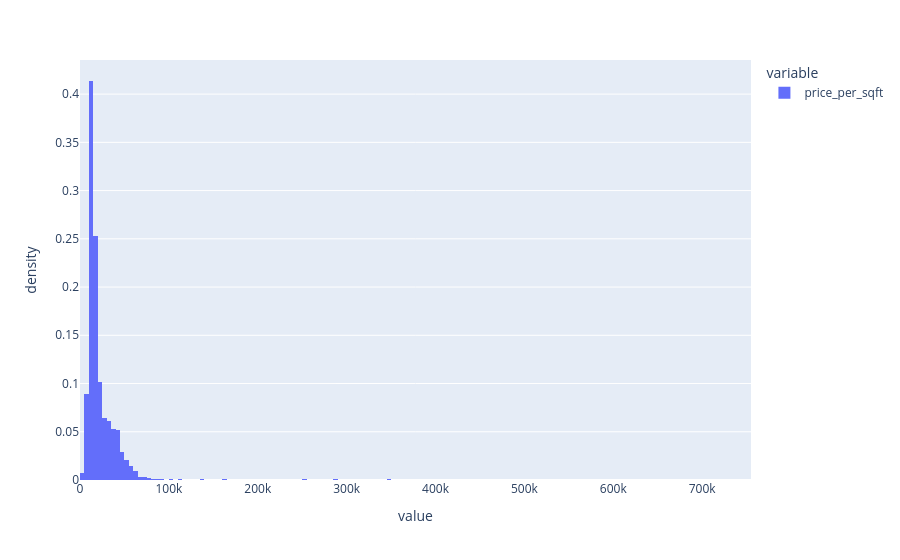

The code cell stored with this chart in its notebook:
### Code cell
fig = px.histogram(
    pre_process_df['price_per_sqft'],
    histnorm="density"  
)
fig.show()

### Figure 1 — Plotly figure (JSON) as saved in the notebook; plotly's stock layout.template omitted (floating-point values rounded to 4 significant figures; data arrays with more than 128 entries replaced by an {"elided": "..."} marker saying what was removed)
{"data": [{"alignmentgroup": "True", "bingroup": "x", "histnorm": "density", "hovertemplate": "variable=price_per_sqft<br>value=%{x}<br>density=%{y}<extra></extra>", "legendgroup": "price_per_sqft", "marker": {"color": "#636efa", "pattern": {"shape": ""}}, "name": "price_per_sqft", "offsetgroup": "price_per_sqft", "orientation": "v", "showlegend": true, "type": "histogram", "x": {"elided": "5973 int values"}, "xaxis": "x", "yaxis": "y"}], "layout": {"barmode": "relative", "legend": {"title": {"text": "variable"}, "tracegroupgap": 0}, "margin": {"t": 60}, "xaxis": {"anchor": "y", "domain": [0, 1], "title": {"text": "value"}}, "yaxis": {"anchor": "x", "domain": [0, 1], "title": {"text": "density"}}}}
